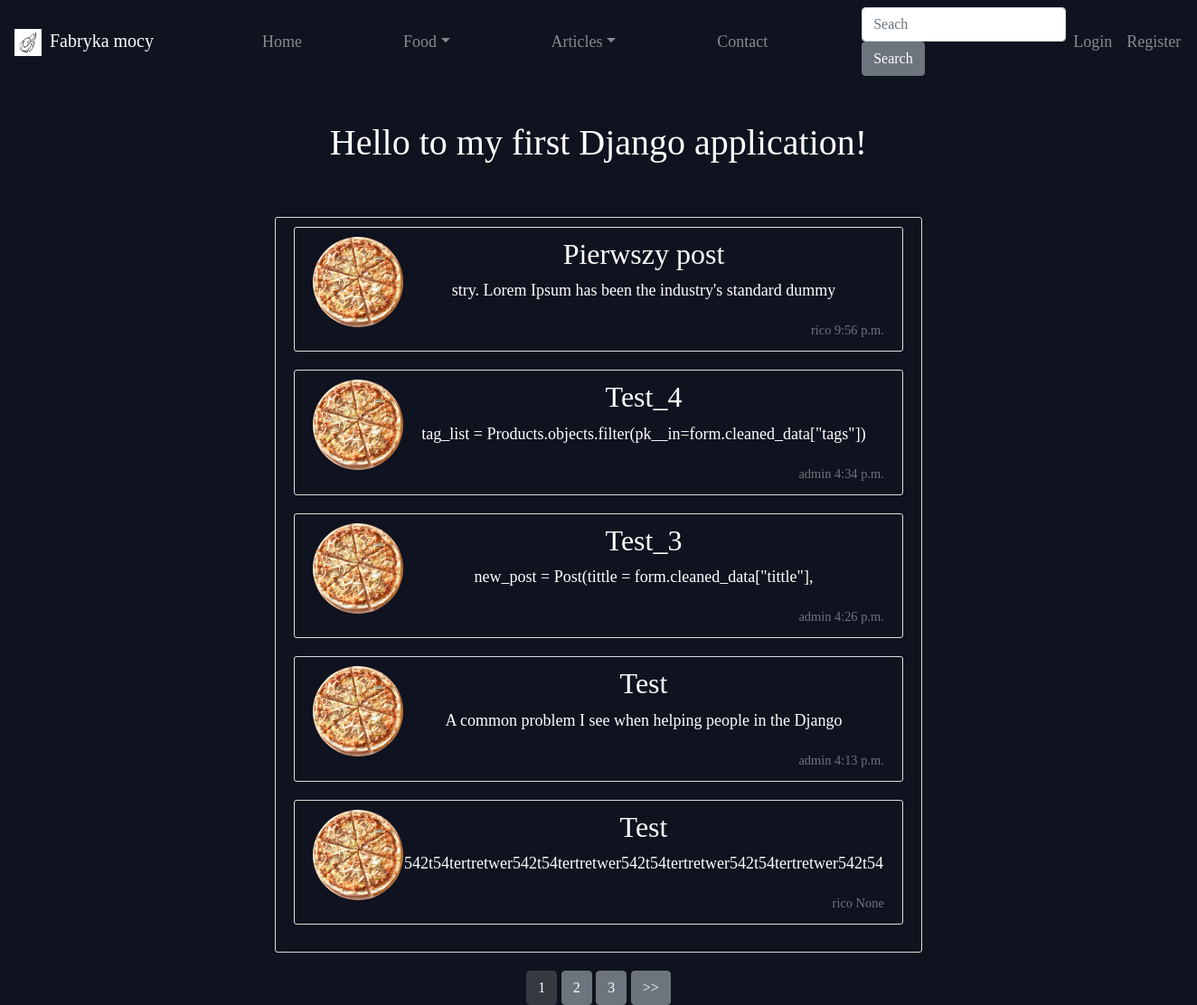
The app's page /articles/ with its own data.
### Articles/models.py (models this page shows, shortened)
class Post(models.Model):
	author = models.ForeignKey(User, on_delete=models.PROTECT)# remember to set user to inactive instead of deleting them !
	tittle = models.CharField(max_length = 50)
	post_intro = models.TextField(blank=True)
	post_body = models.TextField(blank=True)
	post_summary = models.TextField(blank=True)
	image = models.ImageField(default='default_for_articles.jpg', upload_to='article_pictures')
	creation_date = models.TimeField(blank=True, null=True)
	tag = models.ManyToManyField(Products)
	@property
	def short_description(self):
		post_intro = self.post_intro
		short_description = ""
		for i,element in enumerate(post_intro):
			if(i > 50 and element==" " or i ==70):
				break
			short_description += element
		return short_description
	class Meta:
		ordering = ["-creation_date"] # to reverse ordering just add - before

### Articles/views.py (the view)
# urls.py: path("",PostListView.as_view(), name="art_list"),
class PostListView(ListView):
    model = Post
    template_name = "Articles/article_list.html"#classes looking for app_name/model_view_type.html for example Articles_PostListView.html
    context_object_name = "posts" #by random it's objects_list
    paginate_by = 5

### Templates/Articles/article_list.html (shortened to what this page needs)
{% extends 'base.html' %}
{% block content %}
	<div class="content-section col-md-8 container-fluid">
		{% for post in posts %}
			<article class="media content-section">
				<div class="media-body">
					<img class="rounded-circle art-img float-left"  src="{{ post.image.url }}" alt="">
					<h2><a class="article-title" href="{% url 'art_detail' pk=post.pk  %}">{{ post.tittle }}</a></h2>
					<p class="article-content"> {{ post.short_description }} </p>
					<div class="article-metadata float-right">
						<small class="text-muted"> {{ post.author }} </small>
						<small class="text-muted"> {{post.creation_date}} </small>
					</div>
				</div>
			</article>
		{% endfor %}
	</div>
	<div class=" text-center ">
		{% if is_paginated %}
			{% for num in page_obj.paginator.page_range %}
				{% if page_obj.number == num %}
					<a class="btn btn-dark">{{num}}</a>
				{% elif num > page_obj.number|add:"-3" and num < page_obj.number|add:"3" %}
					<a class="hyperlink-off btn btn-secondary" href="?page={{num}}">{{num}}</a>
				{% endif %}
			{% endfor %}
			{% if page_obj.has_next %}
				<a class="hyperlink-off btn btn-secondary" href="?page={{ page_obj.paginator.num_pages }}">>></a>
			{% endif %}
		{% endif %}
	</div>
{% endblock %}

### files/style.css (style rules this page uses)
.content-section { padding: 10px 20px; border: 1px solid #dddddd; border-radius: 3px; margin-bottom: 20px; }
.article-title, .article-title:hover { text-decoration: none; font-family: Ubuntu; color: #fff; }
.hyperlink-off, .hyperlink-off:hover { text-decoration: none; font-family: Ubuntu; color: #fff; }
.art-img { width: 100px; height: 100px; }

### records on screen
Post: image (placeholder picture), tittle "Pierwszy post", short_description "stry. Lorem Ipsum has been the industry's standard dummy", author "rico", creation_date "9:56 p.m."
Post: image (placeholder picture), tittle "Test_4", short_description "tag_list = Products.objects.filter(pk__in=form.cleaned_data[\"tags\"])", author "admin", creation_date "4:34 p.m."
Post: image (placeholder picture), tittle "Test_3", short_description "new_post = Post(tittle = form.cleaned_data[\"tittle\"],", author "admin", creation_date "4:26 p.m."
Post: image (placeholder picture), tittle "Test", short_description "A common problem I see when helping people in the Django", author "admin", creation_date "4:13 p.m."
Post: image (placeholder picture), tittle "Test", short_description "542t54tertretwer542t54tertretwer542t54tertretwer542t54tertretwer542t54", author "rico", creation_date "None"

### other values on screen
{{ num }} "1"
{{ num }} "2" "3"
